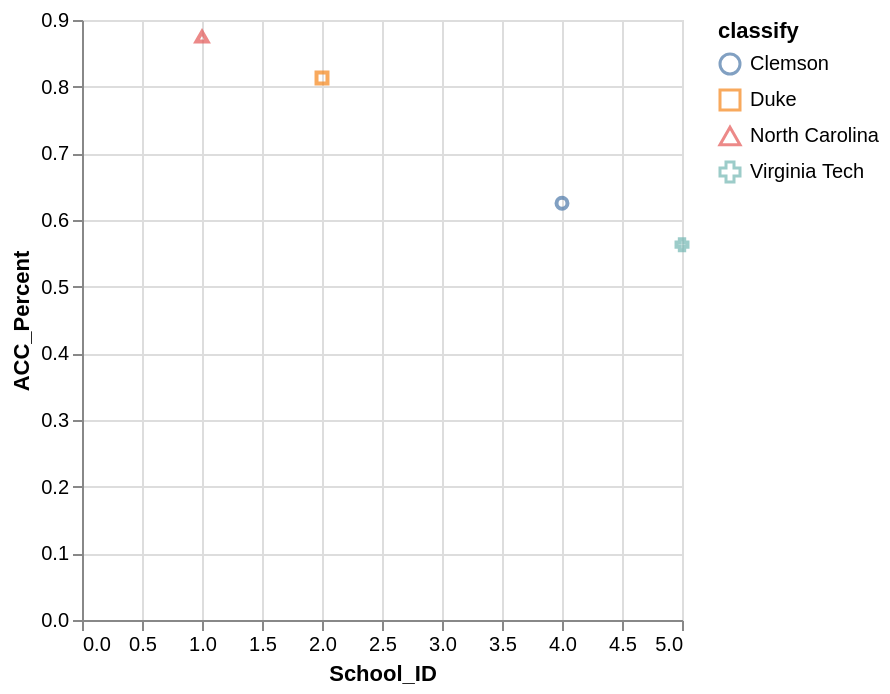

The Vega-Lite source for this figure:
### Vega-Lite specification from a JSON file in a GitHub repository (floating-point values rounded to 4 significant figures)
{"data": {"values": [{"x_data": 4, "y_data": 0.625, "classify": "Clemson"}, {"x_data": 2, "y_data": 0.813, "classify": "Duke"}, {"x_data": 1, "y_data": 0.875, "classify": "North Carolina"}, {"x_data": 5, "y_data": 0.563, "classify": "Virginia Tech"}]}, "mark": "point", "encoding": {"x": {"field": "x_data", "type": "quantitative", "title": "School_ID", "scale": {"zero": "false"}}, "y": {"field": "y_data", "type": "quantitative", "title": "ACC_Percent", "scale": {"zero": "false"}}, "color": {"field": "classify", "type": "nominal"}, "shape": {"field": "classify", "type": "nominal"}}}
